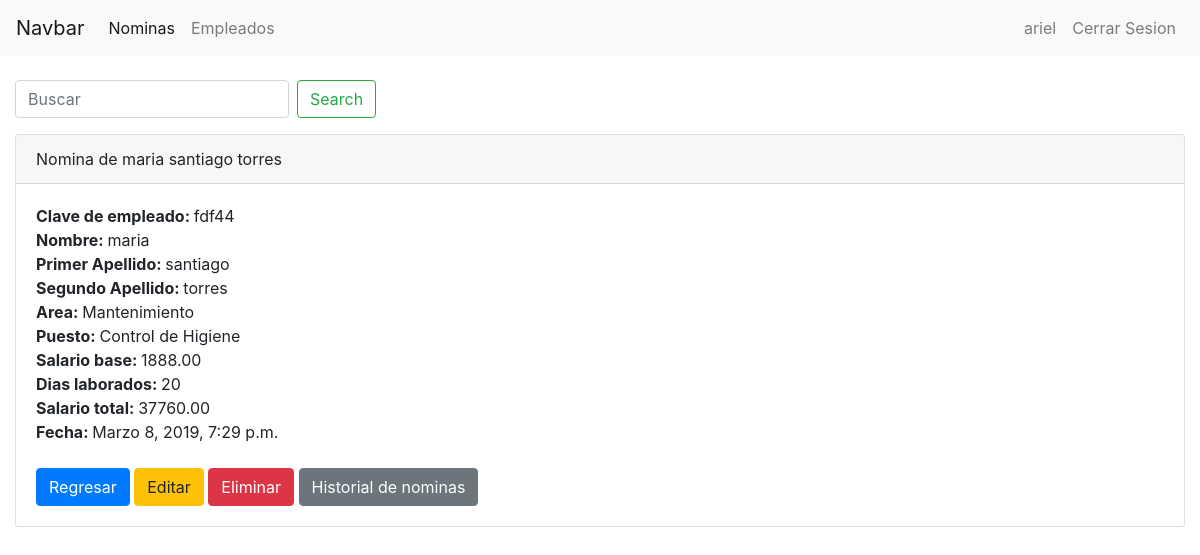
Page /nomina/2/ (signed in) on the committed database.
### empleados/models.py (models this page shows, shortened)
class Nomina(models.Model):
	empleado = models.ForeignKey('Empleado', on_delete=models.CASCADE)
	salario_base = models.DecimalField(max_digits=10, decimal_places=2, default=0)
	dias_laborados = models.IntegerField(default=0)
	salario_total = models.DecimalField(max_digits=10, decimal_places=2, default=0)
	fecha = models.DateTimeField(default=timezone.now)
	@property
	def Nombre_completo(self):
		return '{} {} {}'.format(self.empleado.nombre, self.empleado.primer_apellido, self.empleado.segundo_apellido)
	@property
	def clave_emp(self):
		return self.empleado.clave_empleado

class Empleado(models.Model):
	areas = (
		('Administracion', 'Administracion'),
		('Aduanas', 'Aduanas'),
		('Negocios', 'Negocios'),
		('Mercadotecnia', 'Mercadotecnia'),
		('Relaciones Publicas', 'Relaciones Publicas'),
		('Mantenimiento', 'Mantenimiento'),
		('Ingenieria', 'Ingenieria'),
		('Diseño', 'Diseño'),
		)
	puestos = (
		('Documentador','Documentador'),
		('Import-Export','Import-Export'),
		('Vendedor','Vendedor'),
		('Social Manager','Social Manager'),
		('RP','RP'),
		('Control de Higiene','Control de Higiene'),
		('Produccion','Produccion'),
		('Imagen Corporativa', 'Imagen Corporativa'),
		)
	clave_empleado = models.CharField(max_length=50)
	nombre = models.CharField(max_length=200)
	primer_apellido = models.CharField(max_length=200)
	segundo_apellido = models.CharField(max_length=200)
	edad = models.IntegerField()
	area = models.CharField(max_length=100, choices=areas, default='Administracion')
	puesto = models.CharField(max_length=100, choices=puestos, default='Documentador')
	fecha_registro = models.DateTimeField(default=timezone.now)

### empleados/views.py (the view)
# urls.py: path('nomina/<int:pk>/', NominaDetailView.as_view(), name='nomina-detalles'),
class NominaDetailView(LoginRequiredMixin, DetailView):
	model = Nomina

### empleados/templates/empleados/nomina_detail.html
{% extends "empleados/base.html" %}
{% block content %}
<div class="card  mt-3">
	<div class="card-header">Nomina de {{ object.Nombre_completo }}</div>
	<div class="card-body">
		<strong>Clave de empleado: </strong>{{ object.clave_emp }}<br>
		<strong>Nombre: </strong>{{ object.empleado.nombre }}<br>
		<strong>Primer Apellido: </strong>{{ object.empleado.primer_apellido }}<br>
		<strong>Segundo Apellido: </strong>{{ object.empleado.segundo_apellido }}<br>
		<strong>Area: </strong>{{ object.empleado.area }}<br>
		<strong>Puesto: </strong>{{ object.empleado.puesto }}<br>
		<strong>Salario base: </strong>{{ object.salario_base }}<br>
		<strong>Dias laborados: </strong>{{ object.dias_laborados }}<br>
		<strong>Salario total: </strong>{{ object.salario_total }}<br>
		<strong>Fecha: </strong>{{ object.fecha }}<br><br>
		<div>
			<a class="btn btn-primary" href="{% url 'index' %}">Regresar</a>
			<a class="btn btn-warning" href="{% url 'nomina-editar' object.id %}">Editar</a>
			<a class="btn btn-danger" href="{% url 'nomina-eliminar' object.id %}">Eliminar</a>
			<a class="btn btn-secondary" href="{% url 'nomina-empleado' object.empleado.clave_empleado %}">Historial de nominas</a>
		</div>
	</div>
</div>
{% endblock %}

### empleados/templates/empleados/base.html (shortened to what this page needs)
<!doctype html>
<html lang="en">
<head>
  <link rel="stylesheet" href="https://stackpath.bootstrapcdn.com/bootstrap/4.3.1/css/bootstrap.min.css">
</head>
<body>
 <nav class="navbar navbar-expand-lg navbar-light bg-light">
  <a class="navbar-brand" href="#">Navbar</a>
  <div class="collapse navbar-collapse" id="navbarSupportedContent">
   {% if user.is_authenticated %}
   <ul class="navbar-nav mr-auto">
    <li class="nav-item active">
      <a class="nav-link" href="{% url 'index' %}">Nominas</a>
    </li>
    <li class="nav-item">
      <a class="nav-link" href="{% url 'index-empleados' %}">Empleados</a>
    </li>
  </ul>
  {% endif %}
  <ul class="navbar-nav  ml-auto">
    {% if user.is_authenticated %}
     <li class="nav-item">
    <a class="nav-link" href="">{{user}}</a>
     </li>
    <li class="nav-item">
      <a class="nav-link" href="{% url 'logout' %}">Cerrar Sesion</a>
    </li>
    {% else %}
    <li class="nav-item ">
      <a class="nav-link" href="{% url 'login' %}">Iniciar Sesion</a>
    </li>
    {% endif %}
  </ul>
</div>
</nav>
<div class="container-fluid mt-4">
  {% if user.is_authenticated %}
  <form class="form-inline my-2 my-lg-0" method="GET" action="{% url 'search' %}">
    <input class="form-control mr-sm-2" type="search" placeholder="Buscar" aria-label="Search" value="{{ request.GET.q }}" name="q">
    <button class="btn btn-outline-success my-2 my-sm-0" type="submit">Search</button>
  </form>
  {% endif %}
  {% block content %}
  {% endblock %}
</div>
</body>
</html>

### rows in the picture
Nomina: Nombre_completo "maria santiago torres", clave_emp "fdf44", empleado.nombre "maria", empleado.primer_apellido "santiago", empleado.segundo_apellido "torres", empleado.area "Mantenimiento", empleado.puesto "Control de Higiene", salario_base "1888.00", dias_laborados "20", salario_total "37760.00", fecha "Marzo 8, 2019, 7:29 p.m."

### other values in the picture
{{ user }} "ariel"
